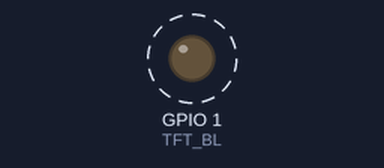
A sketch run on a simulated ESP32. On the bench: output pins drawn as LEDs (lit = HIGH). Dashed ring = blinking. What the sketch prints to the serial monitor is not drawn.

Above: at 1.5 s.
Timing chart, 0 to 5.6 s (numbered marks = the images above):
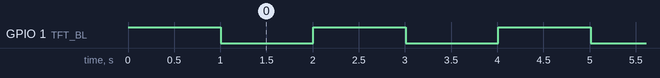

Measured:
- by itself, GPIO 1 (TFT_BL): alternates HIGH for 1.0 s and LOW for 1.0 s

The sketch:

JC4827W543_Diag.ino
```cpp
/*******************************************************************************
 * JC4827W543_Diag.ino  -  No-display diagnostic for the Guition JC4827W543
 *
 * Does NOT use Arduino_GFX. It only:
 *   - blinks the backlight (GPIO1) once per second  -> proves code is running
 *   - prints chip / PSRAM / flash / reset-reason to Serial every second
 *
 * Expected on a healthy board: flash 4 MB, PSRAM found: YES (~8192 KB)
 *
 * Backlight blinking + no serial  -> serial path problem (toggle USB CDC On Boot)
 * Serial OK, PSRAM found: NO       -> set Tools > PSRAM > OPI PSRAM
 * Nothing blinks, nothing prints   -> board not flashed / stuck in download mode (press RESET)
 ******************************************************************************/
#include "esp_system.h"

#define TFT_BL 1

const char *resetReasonStr(esp_reset_reason_t r)
{
  switch (r)
  {
    case ESP_RST_POWERON:  return "POWERON";
    case ESP_RST_SW:       return "SOFTWARE";
    case ESP_RST_PANIC:    return "PANIC (crash)";
    case ESP_RST_INT_WDT:  return "INT_WDT";
    case ESP_RST_TASK_WDT: return "TASK_WDT";
    case ESP_RST_WDT:      return "WDT";
    case ESP_RST_BROWNOUT: return "BROWNOUT";
    case ESP_RST_EXT:      return "EXT (reset pin)";
    default:               return "OTHER";
  }
}

void setup()
{
  Serial.begin(115200);
  pinMode(TFT_BL, OUTPUT);
  digitalWrite(TFT_BL, HIGH);
  delay(1000);
}

void loop()
{
  static uint32_t n = 0;
  static bool bl = true;

  Serial.printf("[%lu] alive | %s rev%d | reset: %s | flash %u MB | PSRAM found: %s, %u KB (free %u KB)\n",
                (unsigned long)n++,
                ESP.getChipModel(), ESP.getChipRevision(),
                resetReasonStr(esp_reset_reason()),
                ESP.getFlashChipSize() / (1024 * 1024),
                psramFound() ? "YES" : "NO",
                ESP.getPsramSize() / 1024, ESP.getFreePsram() / 1024);

  bl = !bl;
  digitalWrite(TFT_BL, bl);   // backlight blinks every second
  delay(1000);
}
```
